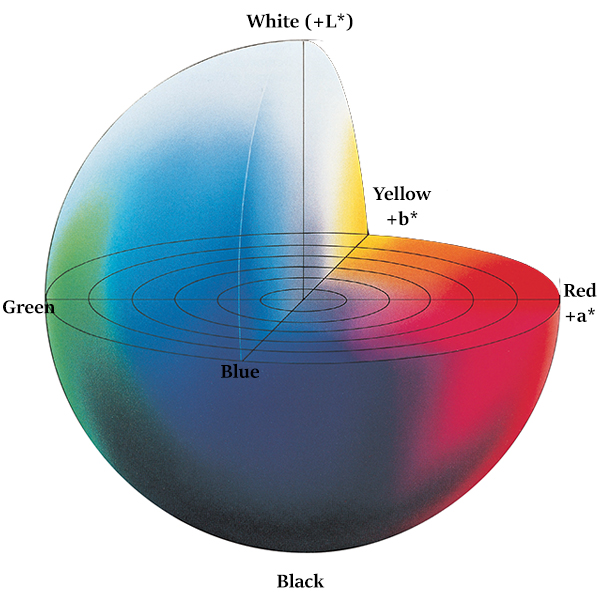
#> input picture erp_udp/opencv-examples/img/cielab.jpg, 600 x 600 px
$ python -i image_filter.py   (imports and definitions only)   (older library calls are emulated)
#> lines starting #> are read from the running program, lines starting #| are printed output that depends on the picture; after the words box and inside, x2 and y2 are one past the last pixel; in counts of white or black regions, pixels touching at a corner belong together
#> further down, picture is the input picture: shape (600, 600, 3); mean B, G, R 193.7, 184.7, 182.6
import cv2
import numpy as np
import math

#hsv tracker
# [17 lines left out: function hsv_track, not called in this run]

def imgblend(frame):
    frame = cv2.cvtColor(frame,cv2.COLOR_BGR2HSV)
#> frame: shape (600, 600, 3); mean H, S, V 54.5, 62.2, 207.8

    # yellow 임계값 설정 후 mask 생성
    yellow_lower = np.array([0,90,179])
    yellow_upper = np.array([179,255,255])
    yellow_mask = cv2.inRange(frame, yellow_lower, yellow_upper)
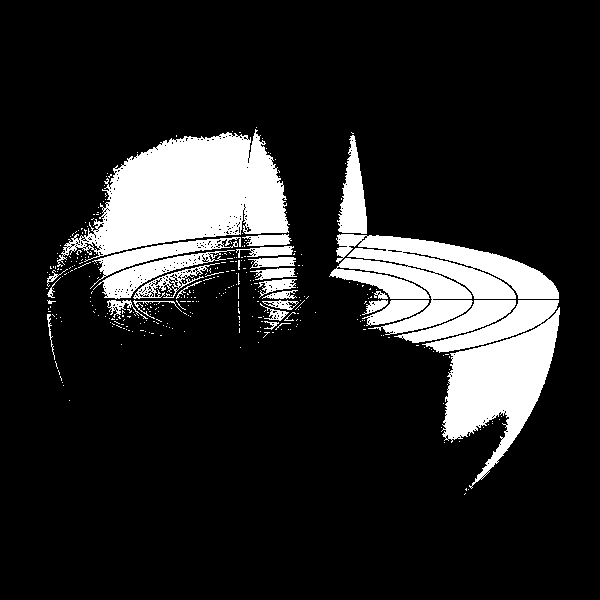
#> yellow_mask: shape (600, 600); 14.6% white; 357 white regions (328 under 20 px), largest, box (x1, y1, x2, y2) and area: (57, 129, 290, 267) 17153, (422, 300, 560, 489) 11497, (329, 234, 559, 335) 11157
    # white 임계값 설정 후 mask 생성
    white_lower = np.array([0,10,210])
    white_upper = np.array([29,50,255])
    white_mask = cv2.inRange(frame, white_lower, white_upper)
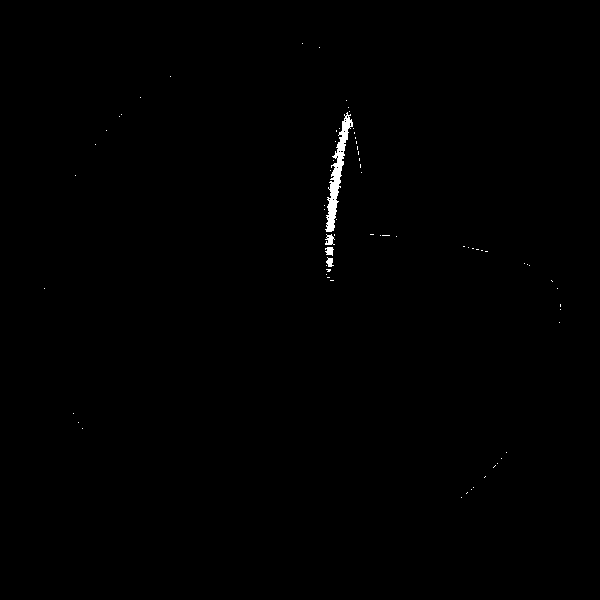
#> white_mask: shape (600, 600); 0.35% white; 70 white regions (66 under 20 px), largest, box (x1, y1, x2, y2) and area: (325, 112, 353, 232) 974, (325, 234, 335, 245) 69, (325, 247, 334, 256) 57, (326, 257, 334, 267) 50
    # 각 mask를 원본과 연산 후 해당 색 검출
    yellow = cv2.bitwise_and(frame,frame, mask= yellow_mask)
#> yellow: shape (600, 600, 3); mean H, S, V 16.2, 27.8, 30.6
    white = cv2.bitwise_and(frame,frame, mask= white_mask)
#> white: shape (600, 600, 3); mean H, S, V 0.1, 0.1, 0.8
    # 각 검출된 이미지 합성
    blend = cv2.bitwise_or(yellow,white)
#> blend: shape (600, 600, 3); mean H, S, V 16.3, 27.9, 31.5
    # img binary 화
    bin = cv2.cvtColor(blend,cv2.COLOR_BGR2GRAY)
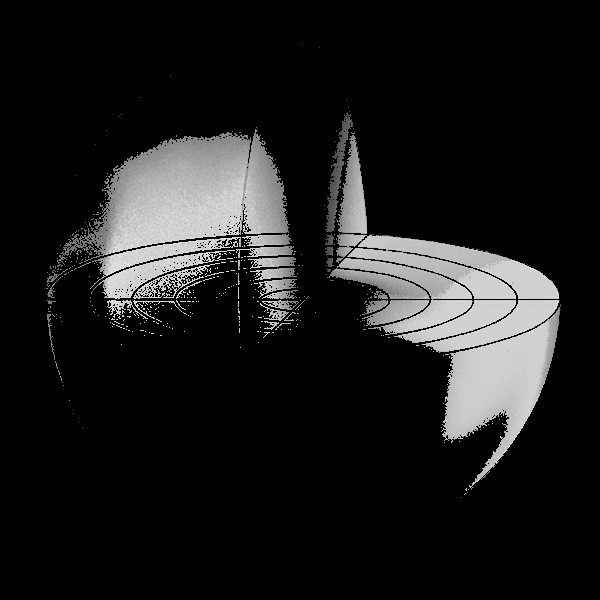
#> bin: shape (600, 600); min 0, max 230, mean 27.7
    wy_binary = np.zeros_like(bin)
    wy_binary[bin != 0] = 1

    return wy_binary

# [102 lines left out: functions draw_roi, bird_eye_view, pix2world, hls_thresh, lab_b_channel, dir_thresh and 2 more, not called in this run]

#################Track bar###########################
def nothing(x):
    pass

# [26 lines left out: functions CreateTrackBar_Init, hsv_track, not called in this run]

>>> import cv2
>>> picture = cv2.imread('../../opencv-examples/img/cielab.jpg')
>>> result = imgblend(picture)
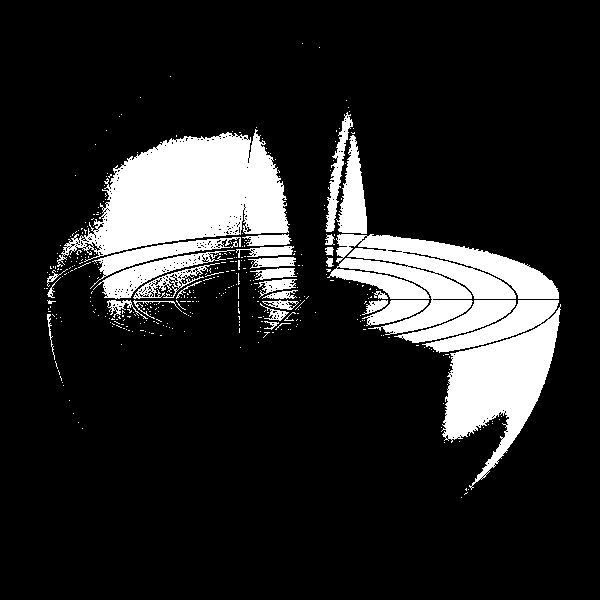
#> result: shape (600, 600); values 0 (black) and 1 (white), 15% white; 391 white regions (358 under 20 px), largest, box (x1, y1, x2, y2) and area: (57, 129, 290, 267) 17153, (422, 300, 561, 490) 11512, (327, 234, 559, 335) 11193
